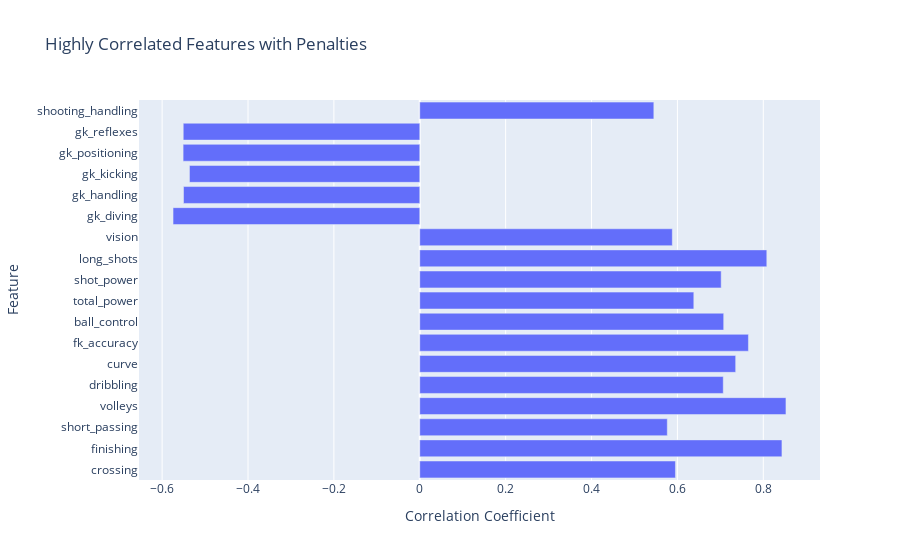

Here is the notebook cell this chart was saved with:
### Code cell
import pandas as pd
import plotly.express as px

# Assuming df1 is your DataFrame and numeric_columns are defined
# Calculate the correlation matrix
correlation_matrix = df1[numeric_columns].corr()

# Extract the correlation values for the 'penalties' column
penalties_correlation = correlation_matrix['penalties']

# Filter for highly correlated columns (absolute value greater than 0.5)
highly_correlated_columns = penalties_correlation[penalties_correlation.abs() > 0.5]

# Exclude 'penalties' itself from the result
highly_correlated_columns = highly_correlated_columns[highly_correlated_columns.index != 'penalties']

# Convert the Series to a DataFrame for easier plotting
highly_correlated_df = highly_correlated_columns.reset_index()
highly_correlated_df.columns = ['Feature', 'Correlation']

# Create a horizontal bar chart using Plotly
fig = px.bar(highly_correlated_df, 
             x='Correlation', 
             y='Feature', 
             title='Highly Correlated Features with Penalties',
             labels={'Correlation': 'Correlation Coefficient'},
             #color='Correlation',
             #color_continuous_scale=px.colors.sequential.Viridis,
             orientation='h')  # Set orientation to horizontal

# Show the plot
fig.show()

### Figure 1 — Plotly figure (JSON) as saved in the notebook; plotly's stock layout.template omitted (floating-point values rounded to 4 significant figures)
{"data": [{"alignmentgroup": "True", "hovertemplate": "Correlation Coefficient=%{x}<br>Feature=%{y}<extra></extra>", "legendgroup": "", "marker": {"color": "#636efa", "pattern": {"shape": ""}}, "name": "", "offsetgroup": "", "orientation": "h", "showlegend": false, "textposition": "auto", "type": "bar", "x": [0.5954, 0.8434, 0.5764, 0.8528, 0.7068, 0.7357, 0.7654, 0.7078, 0.6382, 0.7019, 0.8082, 0.5881, -0.5746, -0.5502, -0.5364, -0.5511, -0.5508, 0.5451], "xaxis": "x", "y": ["crossing", "finishing", "short_passing", "volleys", "dribbling", "curve", "fk_accuracy", "ball_control", "total_power", "shot_power", "long_shots", "vision", "gk_diving", "gk_handling", "gk_kicking", "gk_positioning", "gk_reflexes", "shooting_handling"], "yaxis": "y"}], "layout": {"autosize": true, "barmode": "relative", "legend": {"tracegroupgap": 0}, "title": {"text": "Highly Correlated Features with Penalties"}, "xaxis": {"anchor": "y", "autorange": true, "domain": [0, 1], "range": [-0.6539, 0.9321], "title": {"text": "Correlation Coefficient"}, "type": "linear"}, "yaxis": {"anchor": "x", "autorange": true, "domain": [0, 1], "range": [-0.5, 17.5], "title": {"text": "Feature"}, "type": "category"}}}
